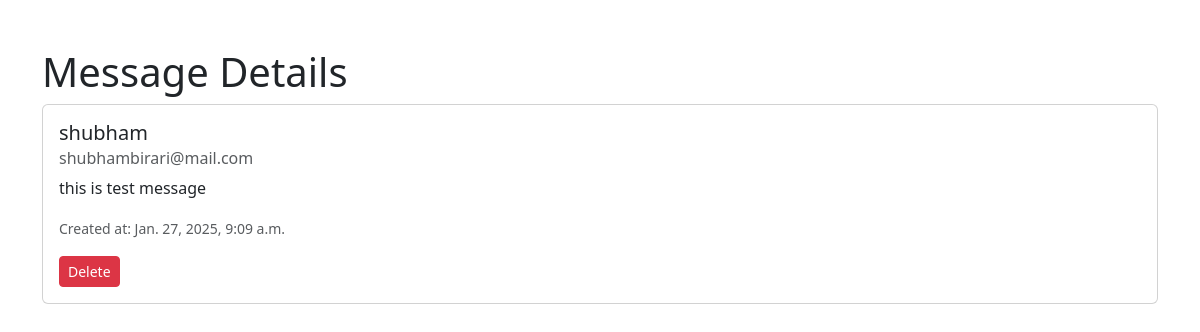
Page /contact_us_app/message_details/1/ on the committed database.
### contact_us_app/models.py (models this page shows, shortened)
class contactM(models.Model):
    name = models.CharField(max_length=100 , blank=False , null=False)
    email = models.EmailField(max_length=100 , blank=False , null=False)
    message = models.TextField(max_length=1000 , blank=False , null=False)
    created_at = models.DateTimeField(auto_now_add=True)

### contact_us_app/views.py (the view)
# urls.py: path('message_details/<int:contact_id>/' , message_details , name = 'message_details'),
def message_details(request , contact_id):
    message = get_object_or_404(contactM , id=contact_id)
    return render(request , 'contact_us_app/message_details.html' , {'message':message})

### contact_us_app/templates/contact_us_app/message_details.html (shortened to what this page needs)
<!DOCTYPE html>
<html lang="en">
<head>
    <link rel="stylesheet" href="https://cdn.jsdelivr.net/npm/bootstrap@5.3.0-alpha3/dist/css/bootstrap.min.css">
</head>
<body>
    <div class="container mt-5">
        <h1>Message Details</h1>
        <div class="card">
            <div class="card-body">
                <h5 class="card-title">{{ message.name }}</h5>
                <h6 class="card-subtitle mb-2 text-muted">{{ message.email }}</h6>
                <p class="card-text">{{ message.message }}</p>
                <p class="card-text"><small class="text-muted">Created at: {{ message.created_at }}</small></p>
                <div>
                <a href="{% url 'message_delete' message.id %}" class="btn btn-danger btn-sm " >Delete</a>
                </div>
            </div>
        </div>
    </div>
</body>
</html>

### rows in the picture
contactM: name "shubham", email "shubhambirari@mail.com", message "this is test message", created_at "Jan. 27, 2025, 9:09 a.m."
